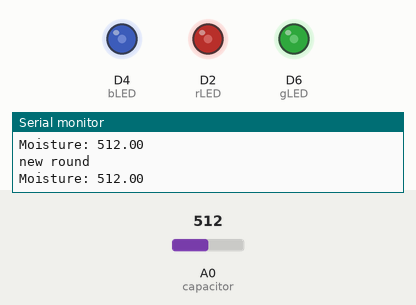
Simulated run of this sketch. Board: ESP8266 (NodeMCU). Shown: output pins drawn as LEDs (lit = HIGH), the last lines printed to the serial monitor. The test bench sets the inputs (shaded band); at power-on: A0 (capacitor) = 512.

Above: at 6.8 s.
6.9 s: A0 (capacitor) set to 583
At 9.1 s:
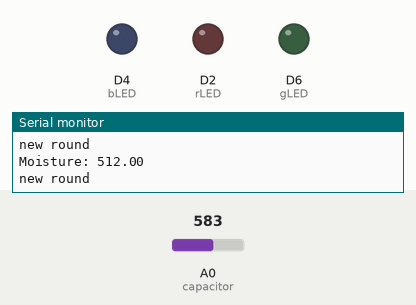
13.6 s: A0 (capacitor) set to 607
At 18.1 s:
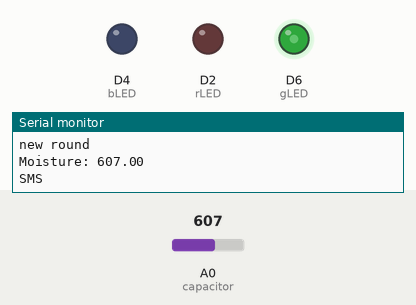
Timing chart, 0 to 26.3 s (numbered marks = the images above; inputs shaded):
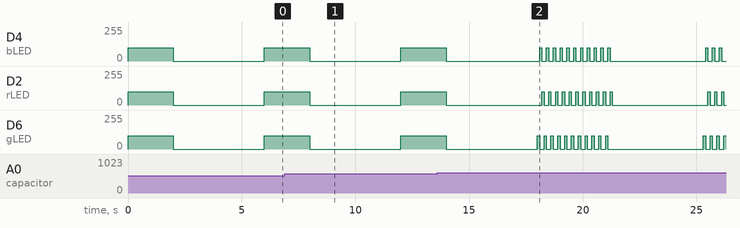

The sketch:

Arduino.ino
```cpp
//#include <Arduino.h>

//pin setup
//LEDs
int rLED = D2, bLED = D4, gLED = D6;
//Sensors
int capacitor = A0;

//variables to store analog readings
double water;


void setup() {
  //declare output pins
  pinMode(gLED, OUTPUT);
  pinMode(rLED, OUTPUT);
  pinMode(bLED, OUTPUT);

  //declare input pins
  pinMode(capacitor, INPUT);

  //begin initialization
  Serial.begin(9600);
}

// the loop function runs over and over again forever
// This determines the behaviour of the cricuit
void loop() {

  //read the water level of the bowl
  water = analogRead(capacitor);

  //print to monitor (testing)
  Serial.print("Moisture: ");
  Serial.println(water);

  //perform interrupt if no water
  if (water >= 600){

    //call the python code which will send a message
    Serial.println("SMS");

    //blinks LEDS (testing)
    for (int num = 0 ; num <= 10; num++){
      analogWrite(gLED, 100);
      delay(100);
      analogWrite(gLED, LOW);
      analogWrite(bLED, 100);
      delay(100);
      analogWrite(bLED, LOW);
      analogWrite(rLED, 100);
      delay(100);
      analogWrite(rLED, LOW);
    }


  }

  //don't perform an interrupt otherwise
  else{

    //here the all LEDs are on (testing)
    analogWrite(gLED, 100);
    analogWrite(bLED, 100);
    analogWrite(rLED, 100);

    //wait 2s before momrving on
    delay(2000);
  }

  //to signify this round of reading is over, turn all LEDs off (testing)
  Serial.println("new round");
  analogWrite(gLED, 0);
  analogWrite(bLED, 0);
  analogWrite(rLED, 0);

  //wait 2s before reading again (testing)
  //don't want to bombard the user with texts, realiztically, the wait time should be longer
  delay(4000);
}
```

Measured:
- the behaviour switches between 599 and 600 on A0 (capacitor) (found by bisection; images 1 and 2)
